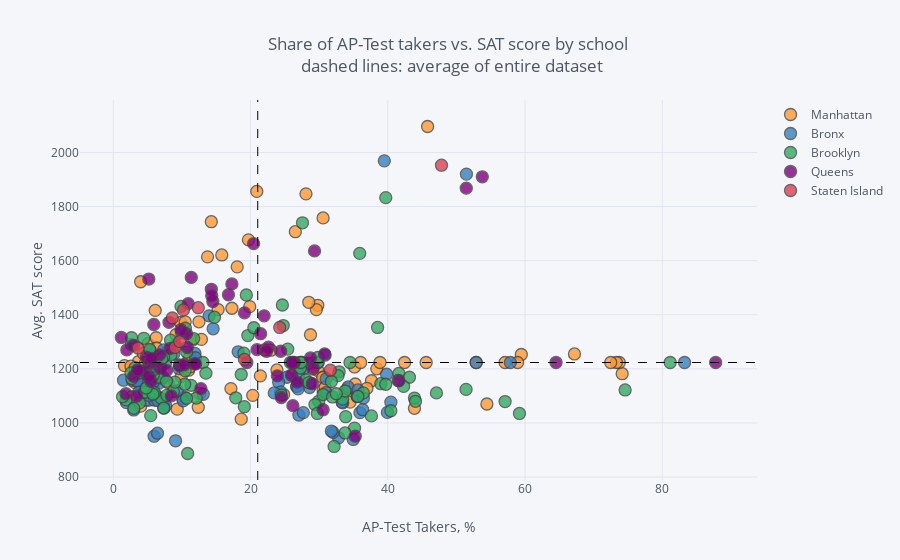

The notebook cell saved with this chart:
### Code cell
print('Interactive Map - Share of AP-Test takers vs. SAT score by school')
# build scatter plot investigating correlation between share of AP-Test takers and SAT-score
with warnings.catch_warnings(): # to catch FutureWarning about np.module being used in pandas
    warnings.filterwarnings("ignore",category=FutureWarning)
    combined.iplot(
        x='ap_per',
        y='sat_score',
        categories='boro',
        text="SCHOOL NAME",
        vline= {"x":combined["ap_per"].mean(),
                "color":"#000000",
                "dash": "dash"
               },
        hline={"y":combined["sat_score"].mean(),
               "color":"#000000",
               "dash": "dash"
              },
        xTitle='AP-Test Takers, %',
        yTitle='Avg. SAT score',
        title='Share of AP-Test takers vs. SAT score by school <br> dashed lines: average of entire dataset'
    )

### Figure 1 — Plotly figure (JSON) as saved in the notebook; plotly's stock layout.template omitted (floating-point values rounded to 4 significant figures)
{"data": [{"marker": {"color": "rgba(255, 153, 51, 1.0)", "line": {"width": 1.3}, "opacity": 0.8, "size": 12, "symbol": "circle"}, "mode": "markers", "name": "Manhattan", "text": ["HENRY STREET SCHOOL FOR INTERNATIONAL STUDIES", "UNIVERSITY NEIGHBORHOOD HIGH SCHOOL", "EAST SIDE COMMUNITY SCHOOL", "MARTA VALLE HIGH SCHOOL", "NEW EXPLORATIONS INTO SCIENCE, TECHNOLOGY AND MATH HIGH SCHOOL", "BARD HIGH SCHOOL EARLY COLLEGE", "47 THE AMERICAN SIGN LANGUAGE AND ENGLISH SECONDARY SCHOOL", "FOOD AND FINANCE HIGH SCHOOL", "ESSEX STREET ACADEMY", "HIGH SCHOOL OF HOSPITALITY MANAGEMENT", "PACE HIGH SCHOOL", "URBAN ASSEMBLY SCHOOL OF DESIGN AND CONSTRUCTION, THE", "FACING HISTORY SCHOOL, THE", "URBAN ASSEMBLY ACADEMY OF GOVERNMENT AND LAW, THE", "LOWER MANHATTAN ARTS ACADEMY", "URBAN ASSEMBLY SCHOOL OF BUSINESS FOR YOUNG WOMEN, THE", "GRAMERCY ARTS HIGH SCHOOL", "NYC ISCHOOL", "MANHATTAN BUSINESS ACADEMY", "BUSINESS OF SPORTS SCHOOL", "THE HIGH SCHOOL FOR LANGUAGE AND DIPLOMACY", "HIGH SCHOOL FOR ENVIRONMENTAL STUDIES", "PROFESSIONAL PERFORMING ARTS HIGH SCHOOL", "BARUCH COLLEGE CAMPUS HIGH SCHOOL", "N.Y.C. LAB SCHOOL FOR COLLABORATIVE STUDIES", "N.Y.C. MUSEUM SCHOOL", "ELEANOR ROOSEVELT HIGH SCHOOL", "MILLENNIUM HIGH SCHOOL", "LANDMARK HIGH SCHOOL", "HIGH SCHOOL FOR HEALTH PROFESSIONS AND HUMAN SERVICES", "LEADERSHIP AND PUBLIC SERVICE HIGH SCHOOL", "MANHATTAN ACADEMY FOR ARTS & LANGUAGE", "HUDSON HIGH SCHOOL OF LEARNING TECHNOLOGIES", "INTERNATIONAL HIGH SCHOOL AT UNION SQUARE", "MANHATTAN VILLAGE ACADEMY", "VANGUARD HIGH SCHOOL", "MANHATTAN INTERNATIONAL HIGH SCHOOL", "STUYVESANT HIGH SCHOOL", "HIGH SCHOOL OF ECONOMICS AND FINANCE", "UNITY CENTER FOR URBAN TECHNOLOGIES", "TALENT UNLIMITED HIGH SCHOOL", "MURRY BERGTRAUM HIGH SCHOOL FOR BUSINESS CAREERS", "JACQUELINE KENNEDY ONASSIS HIGH SCHOOL", "REPERTORY COMPANY HIGH SCHOOL FOR THEATRE ARTS", "MANHATTAN BRIDGES HIGH SCHOOL", "NEW DESIGN HIGH SCHOOL", "HIGH SCHOOL FOR DUAL LANGUAGE AND ASIAN STUDIES", "THE URBAN ASSEMBLY NEW YORK HARBOR SCHOOL", "RICHARD R. GREEN HIGH SCHOOL OF TEACHING", "THE HIGH SCHOOL OF FASHION INDUSTRIES", "HUMANITIES PREPARATORY ACADEMY", "CHELSEA CAREER AND TECHNICAL EDUCATION HIGH SCHOOL", "ART AND DESIGN HIGH SCHOOL", "LIFE SCIENCES SECONDARY SCHOOL", "HIGH SCHOOL FOR ARTS, IMAGINATION AND INQUIRY", "URBAN ASSEMBLY SCHOOL FOR MEDIA STUDIES, THE", "THE URBAN ASSEMBLY SCHOOL FOR GREEN CAREERS", "THE GLOBAL LEARNING COLLABORATIVE", "WADLEIGH SECONDARY SCHOOL FOR THE PERFORMING & VISUAL ARTS", "FRANK MCCOURT HIGH SCHOOL", "BEACON HIGH SCHOOL", "FIORELLO H. LAGUARDIA HIGH SCHOOL OF MUSIC & ART AND PERFORMING ARTS", "HIGH SCHOOL FOR LAW, ADVOCACY AND COMMUNITY JUSTICE", "HIGH SCHOOL OF ARTS AND TECHNOLOGY", "MANHATTAN / HUNTER SCIENCE HIGH SCHOOL", "FREDERICK DOUGLASS ACADEMY II SECONDARY SCHOOL", "COALITION SCHOOL FOR SOCIAL CHANGE", "MANHATTAN CENTER FOR SCIENCE AND MATHEMATICS", "PARK EAST HIGH SCHOOL", "CENTRAL PARK EAST HIGH SCHOOL", "YOUNG WOMEN'S LEADERSHIP SCHOOL", "YOUNG WOMEN'S LEADERSHIP SCHOOL", "HERITAGE SCHOOL, THE", "MOTT HALL HIGH SCHOOL", "COLUMBIA SECONDARY SCHOOL FOR MATH, SCIENCE, AND ENGINEERING", "ACADEMY FOR SOCIAL ACTION: A COLLEGE BOARD SCHOOL", "URBAN ASSEMBLY SCHOOL FOR THE PERFORMING ARTS", "FREDERICK DOUGLASS ACADEMY", "THURGOOD MARSHALL ACADEMY FOR LEARNING AND SOCIAL CHANGE", "HIGH SCHOOL FOR MATHEMATICS, SCIENCE AND ENGINEERING AT CITY COLLEGE", "CITY COLLEGE ACADEMY OF THE ARTS", "COMMUNITY HEALTH ACADEMY OF THE HEIGHTS", "WASHINGTON HEIGHTS EXPEDITIONARY LEARNING SCHOOL", "HIGH SCHOOL FOR EXCELLENCE AND INNOVATION", "HIGH SCHOOL FOR INTERNATIONAL BUSINESS AND FINANCE", "HIGH SCHOOL FOR MEDIA AND COMMUNICATIONS", "HIGH SCHOOL FOR LAW AND PUBLIC SERVICE", "HIGH SCHOOL FOR HEALTH CAREERS AND SCIENCES", "A. PHILIP RANDOLPH CAMPUS HIGH SCHOOL", "GREGORIO LUPERON HIGH SCHOOL FOR SCIENCE AND MATHEMATICS"], "textfont": {"color": "#4D5663"}, "type": "scatter", "x": [30.58, 9.898, 3.177, 35.16, 15.81, 20.91, 74.15, 29.8, 37.62, 30.79, 5.072, 22.97, 9.313, 8.013, 38.4, 34.13, 26.07, 29.8, 38.86, 42.44, 52.88, 15.28, 3.984, 18.06, 19.69, 29.59, 30.57, 13.74, 30.65, 11.54, 11.53, 73.73, 57.09, 73.31, 9.79, 29.06, 3.692, 45.8, 12.48, 54.44, 6.11, 5.692, 11.05, 59.46, 12.38, 30.5, 17.28, 1.628, 10.98, 4.378, 67.2, 11.16, 6.25, 6.974, 30.87, 35.25, 45.59, 36.04, 12.6, 58.92, 14.29, 26.53, 23.85, 6.302, 28.48, 2.663, 5.158, 19.88, 36.97, 29.0, 9.131, 28.74, 43.89, 2.582, 27.22, 4, 34.5, 10.48, 6.379, 28.08, 22.02, 24.81, 21.43, 72.49, 17.14, 6.469, 20.32, 4.713, 12.84, 18.64], "y": [1122, 1172, 1149, 1207, 1621, 1856, 1182, 1194, 1156, 1111, 1293, 1269, 1051, 1148, 1200, 1127, 1176, 1435, 1223.0, 1223.0, 1223.0, 1419, 1522, 1577, 1677, 1419, 1758, 1614, 1170, 1306, 1233, 1223.0, 1223.0, 1223.0, 1372, 1199, 1227, 2096, 1374, 1070, 1416, 1240, 1239, 1253, 1058, 1168, 1424, 1212, 1195, 1257, 1255, 1207, 1315, 1236, 1132, 1144, 1223.0, 1223.0, 1109, 1223.0, 1744, 1707, 1196, 1277, 1446, 1096, 1084, 1430, 1128, 1221, 1326, 1326, 1054, 1210, 1223.0, 1062, 1077, 1374, 1202, 1847, 1270, 1105, 1174, 1223.0, 1127, 1098, 1102, 1224, 1309, 1014]}, {"marker": {"color": "rgba(55, 128, 191, 1.0)", "line": {"width": 1.3}, "opacity": 0.8, "size": 12, "symbol": "circle"}, "mode": "markers", "name": "Bronx", "text": ["SOUTH BRONX PREPARATORY: A COLLEGE BOARD SCHOOL", "INTERNATIONAL COMMUNITY HIGH SCHOOL", "COMMUNITY SCHOOL FOR SOCIAL JUSTICE", "MOTT HAVEN VILLAGE PREPARATORY HIGH SCHOOL", "UNIVERSITY HEIGHTS SECONDARY SCHOOL", "HOSTOSsLINCOLN ACADEMY OF SCIENCE", "FOREIGN LANGUAGE ACADEMY OF GLOBAL STUDIES", "BRONX LEADERSHIP ACADEMY II HIGH SCHOOL", "NEW EXPLORERS HIGH SCHOOL", "URBAN ASSEMBLY SCHOOL FOR CAREERS IN SPORTS", "BRONX ACADEMY OF LETTERS", "ALFRED E. SMITH CAREER AND TECHNICAL EDUCATION HIGH SCHOOL", "HEALTH OPPORTUNITIES HIGH SCHOOL", "BRONX STUDIO SCHOOL FOR WRITERS AND ARTISTS", "WOMEN'S ACADEMY OF EXCELLENCE", "RENAISSANCE HIGH SCHOOL FOR MUSICAL THEATER & TECHNOLOGY", "PABLO NERUDA ACADEMY FOR ARCHITECTURE AND WORLD STUDIES", "MILLENNIUM ART ACADEMY", "HOLCOMBE L. RUCKER SCHOOL OF COMMUNITY RESEARCH", "ANTONIA PANTOJA PREPARATORY ACADEMY, A COLLEGE BOARD SCHOOL", "HERBERT H. LEHMAN HIGH SCHOOL", "BRONX BRIDGES HIGH SCHOOL", "FELISA RINCON DE GAUTIER INSTITUTE FOR LAW AND PUBLIC POLICY, THE", "BANANA KELLY HIGH SCHOOL", "BRONX EXPEDITIONARY LEARNING HIGH SCHOOL", "EAGLE ACADEMY FOR YOUNG MEN", "URBAN ASSEMBLY SCHOOL FOR APPLIED MATH AND SCIENCE, THE", "EXIMIUS COLLEGE PREPARATORY ACADEMY: A COLLEGE BOARD SCHOOL", "MOTT HALL BRONX HIGH SCHOOL", "BRONX CENTER FOR SCIENCE AND MATHEMATICS", "VALIDUS PREPARATORY ACADEMY: AN EXPEDITIONARY LEARNING SCHOOL", "LEADERSHIP INSTITUTE", "MORRIS ACADEMY FOR COLLABORATIVE STUDIES", "BRONX EARLY COLLEGE ACADEMY FOR TEACHING & LEARNING", "DREAMYARD PREPARATORY SCHOOL", "ACADEMY FOR LANGUAGE AND TECHNOLOGY", "BRONX INTERNATIONAL HIGH SCHOOL", "SCHOOL FOR EXCELLENCE", "BRONX HIGH SCHOOL OF BUSINESS", "BRONX HIGH SCHOOL FOR MEDICAL SCIENCE", "BRONX SCHOOL FOR LAW, GOVERNMENT AND JUSTICE", "FREDERICK DOUGLASS ACADEMY III SECONDARY SCHOOL", "BRONX LEADERSHIP ACADEMY HIGH SCHOOL", "HIGH SCHOOL FOR VIOLIN AND DANCE", "RIVERDALE / KINGSBRIDGE ACADEMY (MIDDLE SCHOOL / HIGH SCHOOL 141)", "BRONX ENGINEERING AND TECHNOLOGY ACADEMY", "THEATRE ARTS PRODUCTION COMPANY SCHOOL", "THE MARIE CURIE SCHOOL FOR MEDICINE, NURSING, AND HEALTH PROFESSIONS", "WEST BRONX ACADEMY FOR THE FUTURE", "KINGSBRIDGE INTERNATIONAL HIGH SCHOOL", "BRONX SCHOOL OF LAW AND FINANCE", "INTERNATIONAL SCHOOL FOR LIBERAL ARTS", "INsTECH ACADEMY (M.S. / HIGH SCHOOL 368)", "KNOWLEDGE AND POWER PREPARATORY ACADEMY INTERNATIONAL HIGH SCHOOL (KAPPA)", "HIGH SCHOOL FOR TEACHING AND THE PROFESSIONS", "BELMONT PREPARATORY HIGH SCHOOL", "FORDHAM HIGH SCHOOL FOR THE ARTS", "FORDHAM LEADERSHIP ACADEMY FOR BUSINESS AND TECHNOLOGY", "BRONX HIGH SCHOOL FOR LAW AND COMMUNITY SERVICE", "DEWITT CLINTON HIGH SCHOOL", "CELIA CRUZ BRONX HIGH SCHOOL OF MUSIC, THE", "BRONX HIGH SCHOOL OF SCIENCE", "MARBLE HILL HIGH SCHOOL FOR INTERNATIONAL STUDIES", "BRONX THEATRE HIGH SCHOOL", "DISCOVERY HIGH SCHOOL", "HIGH SCHOOL OF AMERICAN STUDIES AT LEHMAN COLLEGE", "BRONX HEALTH SCIENCES HIGH SCHOOL", "BRONX HIGH SCHOOL FOR WRITING AND COMMUNICATION ARTS", "BRONX LAB SCHOOL", "ACADEMY FOR SCHOLARSHIP AND ENTREPRENEURSHIP: A COLLEGE BOARD SCHOOL", "HIGH SCHOOL OF COMPUTERS AND TECHNOLOGY", "COLLEGIATE INSTITUTE FOR MATH AND SCIENCE", "BRONX ACADEMY OF HEALTH CAREERS", "ASTOR COLLEGIATE ACADEMY", "BRONX HIGH SCHOOL FOR THE VISUAL ARTS", "HARRY S TRUMAN HIGH SCHOOL", "NEW WORLD HIGH SCHOOL", "THE BRONXWOOD PREPARATORY ACADEMY", "PELHAM PREPARATORY ACADEMY", "HIGH SCHOOL FOR CONTEMPORARY ARTS", "BRONX AEROSPACE HIGH SCHOOL", "METROPOLITAN HIGH SCHOOL, THE", "EXPLORATIONS ACADEMY", "BRONX LATIN", "EAST BRONX ACADEMY FOR THE FUTURE", "PEACE AND DIVERSITY ACADEMY", "PAN AMERICAN INTERNATIONAL HIGH SCHOOL AT MONROE", "THE CINEMA SCHOOL", "BRONX CAREER AND COLLEGE PREPARATORY HIGH SCHOOL", "HIGH SCHOOL OF WORLD CULTURES", "FANNIE LOU HAMER FREEDOM HIGH SCHOOL", "WINGS ACADEMY", "MONROE ACADEMY FOR VISUAL ARTS & DESIGN"], "textfont": {"color": "#4D5663"}, "type": "scatter", "x": [10.13, 32.83, 40.45, 35.55, 27.75, 11.9, 4.18, 5.976, 4.7, 27.05, 9.55, 1.491, 10.39, 25.81, 5.541, 4.691, 35.94, 7.056, 6.006, 29.87, 11.97, 83.24, 35.55, 28.61, 36.35, 5.818, 2.64, 25.28, 36.45, 13.96, 1.918, 7.391, 28.67, 26.17, 4.298, 5.952, 32.02, 33.43, 6.484, 28.36, 5.898, 4.887, 5.674, 39.95, 9.948, 24.1, 3.244, 2.778, 3.931, 6.439, 4.976, 9.076, 3.552, 39.82, 13.11, 7.617, 33.34, 9.313, 10.19, 8.8, 7.329, 39.5, 18.2, 7.64, 24.39, 51.46, 34.23, 6.635, 26.77, 3.96, 23.46, 14.55, 26.71, 7.229, 5.383, 5.809, 2.985, 31.02, 9.073, 26.94, 31.02, 7.375, 35.64, 30.87, 5.17, 3.463, 31.78, 57.86, 52.88, 34.97, 27.05, 3.717, 27.69], "y": [1090, 945, 1077, 1097, 1201, 1257, 1186, 1103, 1084, 1181, 1201, 1158, 1095, 1223.0, 1171, 1158, 1038, 1164, 1084, 1223.0, 1241, 1223.0, 1099, 1131, 1049, 1134, 1290, 1169, 1092, 1396, 1075, 1081, 1148, 1223.0, 1138, 951, 965, 1074, 1083, 1221, 1224, 1121, 1166, 1039, 1333, 1150, 1190, 1157, 1158, 962, 1182, 934, 1181, 1180, 1106, 1222, 1077, 1119, 1082, 1255, 1270, 1969, 1263, 1064, 1115, 1920, 1133, 1147, 1135, 1141, 1111, 1348, 1135, 1169, 1268, 1151, 1048, 1112, 1288, 1126, 1163, 1055, 1122, 1251, 1102, 1155, 970, 1223.0, 1223.0, 939, 1029, 1114, 1038]}, {"marker": {"color": "rgba(50, 171, 96, 1.0)", "line": {"width": 1.3}, "opacity": 0.8, "size": 12, "symbol": "circle"}, "mode": "markers", "name": "Brooklyn", "text": ["DR. SUSAN S. MCKINNEY SECONDARY SCHOOL OF THE ARTS", "URBAN ASSEMBLY HIGH SCHOOL OF MUSIC AND ART", "BROOKLYN COMMUNITY HIGH SCHOOL OF COMMUNICATION, ARTS AND MEDIA", "SCIENCE SKILLS CENTER HIGH SCHOOL FOR SCIENCE, TECHNOLOGY AND THE CREATIVE ARTS", "BROOKLYN TECHNICAL HIGH SCHOOL", "BROOKLYN INTERNATIONAL HIGH SCHOOL", "THE URBAN ASSEMBLY SCHOOL FOR LAW AND JUSTICE", "ACORN COMMUNITY HIGH SCHOOL", "URBAN ASSEMBLY INSTITUTE OF MATH AND SCIENCE FOR YOUNG WOMEN", "BEDFORD ACADEMY HIGH SCHOOL", "GEORGE WESTINGHOUSE CAREER AND TECHNICAL EDUCATION HIGH SCHOOL", "BENJAMIN BANNEKER ACADEMY", "CITY POLYTECHNIC HIGH SCHOOL OF ENGINEERING, ARCHITECTURE, AND TECHNOLOGY", "JUAN MOREL CAMPOS SECONDARY SCHOOL", "FOUNDATIONS ACADEMY", "BROOKLYN LATIN SCHOOL, THE", "GREEN SCHOOL: AN ACADEMY FOR ENVIRONMENTAL CAREERS", "PROGRESS HIGH SCHOOL FOR PROFESSIONAL CAREERS", "SCHOOL FOR LEGAL STUDIES", "THE HIGH SCHOOL FOR ENTERPRISE, BUSINESS AND TECHNOLOGY", "BROOKLYN PREPARATORY HIGH SCHOOL", "WILLIAMSBURG HIGH SCHOOL FOR ARCHITECTURE AND DESIGN", "WILLIAMSBURG PREPARATORY SCHOOL", "LYONS COMMUNITY SCHOOL", "AUTOMOTIVE HIGH SCHOOL", "FRANCES PERKINS ACADEMY", "EL PUENTE ACADEMY FOR PEACE AND JUSTICE", "BROOKLYN SCHOOL FOR GLOBAL STUDIES", "BROOKLYN SECONDARY SCHOOL FOR COLLABORATIVE STUDIES", "SECONDARY SCHOOL FOR LAW", "SECONDARY SCHOOL FOR JOURNALISM", "PARK SLOPE COLLEGIATE", "SCHOOL FOR INTERNATIONAL STUDIES", "COBBLE HILL SCHOOL OF AMERICAN STUDIES", "BROOKLYN HIGH SCHOOL OF THE ARTS", "SUNSET PARK HIGH SCHOOL", "FREDERICK DOUGLASS ACADEMY IV SECONDARY SCHOOL", "BOYS AND GIRLS HIGH SCHOOL", "BROOKLYN HIGH SCHOOL FOR LAW AND TECHNOLOGY", "THE BROOKLYN ACADEMY OF GLOBAL FINANCE", "ACADEMY FOR COLLEGE PREPARATION AND CAREER EXPLORATION: A COLLEGE BOARD SCHOOL", "ACADEMY OF HOSPITALITY AND TOURISM", "INTERNATIONAL HIGH SCHOOL AT PROSPECT HEIGHTS", "THE HIGH SCHOOL FOR GLOBAL CITIZENSHIP", "SCHOOL FOR HUMAN RIGHTS, THE", "SCHOOL FOR DEMOCRACY AND LEADERSHIP", "HIGH SCHOOL FOR YOUTH AND COMMUNITY DEVELOPMENT AT ERASMUS", "HIGH SCHOOL FOR SERVICE & LEARNING AT ERASMUS", "SCIENCE, TECHNOLOGY AND RESEARCH EARLY COLLEGE HIGH SCHOOL AT ERASMUS", "HIGH SCHOOL FOR PUBLIC SERVICE: HEROES OF TOMORROW", "BROOKLYN ACADEMY OF SCIENCE AND THE ENVIRONMENT", "BROOKLYN SCHOOL FOR MUSIC & THEATRE", "MEDGAR EVERS COLLEGE PREPARATORY SCHOOL", "CLARA BARTON HIGH SCHOOL", "IT TAKES A VILLAGE ACADEMY", "BROOKLYN GENERATION SCHOOL", "BROOKLYN THEATRE ARTS HIGH SCHOOL", "KURT HAHN EXPEDITIONARY LEARNING SCHOOL", "VICTORY COLLEGIATE HIGH SCHOOL", "ARTS & MEDIA PREPARATORY ACADEMY", "HIGH SCHOOL FOR INNOVATION IN ADVERTISING AND MEDIA", "CULTURAL ACADEMY FOR THE ARTS AND SCIENCES", "HIGH SCHOOL FOR MEDICAL PROFESSIONS", "ACADEMY FOR CONSERVATION AND THE ENVIRONMENT", "URBAN ACTION ACADEMY", "EAST NEW YORK FAMILY ACADEMY", "FDNY HIGH SCHOOL FOR FIRE AND LIFE SAFETY", "HIGH SCHOOL FOR CIVIL RIGHTS", "PERFORMING ARTS AND TECHNOLOGY HIGH SCHOOL", "WORLD ACADEMY FOR TOTAL COMMUNITY HEALTH HIGH SCHOOL", "MULTICULTURAL HIGH SCHOOL", "TRANSIT TECH CAREER AND TECHNICAL EDUCATION HIGH SCHOOL", "ACADEMY OF INNOVATIVE TECHNOLOGY", "BROOKLYN LAB SCHOOL", "CYPRESS HILLS COLLEGIATE PREPARATORY SCHOOL", "W. H. MAXWELL CAREER AND TECHNICAL EDUCATION HIGH SCHOOL", "THE SCHOOL FOR CLASSICS: AN ACADEMY OF THINKERS, WRITERS AND PERFORMERS", "NEW UTRECHT HIGH SCHOOL", "HIGH SCHOOL OF TELECOMMUNICATION ARTS AND TECHNOLOGY", "FORT HAMILTON HIGH SCHOOL", "FRANKLIN DELANO ROOSEVELT HIGH SCHOOL", "THE URBAN ASSEMBLY SCHOOL FOR CRIMINAL JUSTICE", "INTERNATIONAL HIGH SCHOOL AT LAFAYETTE", "RACHEL CARSON HIGH SCHOOL FOR COASTAL STUDIES", "HIGH SCHOOL OF SPORTS MANAGEMENT", "ABRAHAM LINCOLN HIGH SCHOOL", "KINGSBOROUGH EARLY COLLEGE SCHOOL", "EDWARD R. MURROW HIGH SCHOOL", "JOHN DEWEY HIGH SCHOOL", "LIFE ACADEMY HIGH SCHOOL FOR FILM AND MUSIC", "EXPEDITIONARY LEARNING SCHOOL FOR COMMUNITY LEADERS", "WILLIAM E. GRADY CAREER AND TECHNICAL EDUCATION HIGH SCHOOL", "BROOKLYN STUDIO SECONDARY SCHOOL", "MIDWOOD HIGH SCHOOL", "JAMES MADISON HIGH SCHOOL", "LEON M. GOLDSTEIN HIGH SCHOOL FOR THE SCIENCES", "BROOKLYN COLLEGE ACADEMY", "BROOKLYN COLLEGIATE: A COLLEGE BOARD SCHOOL", "FREDERICK DOUGLASS ACADEMY VII HIGH SCHOOL", "TEACHERS PREPARATORY HIGH SCHOOL", "ACADEMY FOR ENVIRONMENTAL LEADERSHIP", "EBC HIGH SCHOOL FOR PUBLIC SERVICE–BUSHWICK", "BUSHWICK SCHOOL FOR SOCIAL JUSTICE", "ACADEMY OF URBAN PLANNING", "ALL CITY LEADERSHIP SECONDARY SCHOOL", "BUSHWICK LEADERS HIGH SCHOOL FOR ACADEMIC EXCELLENCE"], "textfont": {"color": "#4D5663"}, "type": "scatter", "x": [3.837, 29.94, 4.545, 10.06, 39.7, 35.16, 6.889, 8.755, 27.51, 11.72, 3.776, 14.75, 38.52, 1.85, 29.79, 27.57, 32.92, 4.682, 3.162, 9.631, 7.0, 6, 5.373, 24.48, 17.85, 74.58, 59.19, 36.45, 18.65, 27.28, 6.548, 32.75, 6.173, 3.771, 19.03, 13.06, 29.39, 1.349, 12.1, 81.15, 11.33, 40.45, 32.18, 5.831, 33.43, 31.78, 5.455, 30.58, 24.77, 25.42, 10.4, 8.981, 24.64, 8.396, 33.78, 38.98, 33.78, 43.89, 39.7, 44.04, 41.62, 43.15, 28.05, 47.09, 42.3, 29.8, 33.87, 2.993, 28.48, 5.789, 10.84, 10.48, 31.94, 32.5, 4.805, 7.797, 41.49, 5.311, 19.61, 8.351, 7.336, 34.5, 37.62, 7.069, 2.703, 5.125, 27.34, 9.871, 10.7, 51.41, 57.09, 13.5, 4.452, 19.39, 10.5, 35.91, 20.48, 2.586, 10.68, 5.83, 35.64, 7.756, 29.73, 19.1, 2.662, 7.359], "y": [1074, 1080, 1114, 1211, 1833, 981, 1206, 1116, 1223.0, 1312, 1189, 1391, 1353, 1085, 1223.0, 1740, 1189, 1114, 1204, 1215, 1090, 1112, 1187, 1103, 1093, 1122, 1035, 1111, 1179, 1203, 1169, 1175, 1212, 1185, 1258, 1223.0, 1068, 1097, 1092, 1223.0, 1139, 1045, 913, 1176, 1088, 1153, 1027, 1105, 1360, 1273, 1143, 1151, 1436, 1251, 963, 1145, 1118, 1092, 1143, 1080, 1183, 1169, 1159, 1111, 1135, 1242, 1023, 1054, 1149, 1106, 887, 1193, 1096, 1108, 1129, 1102, 1157, 1272, 1323, 1306, 1244, 1223.0, 1026, 1237, 1164, 1226, 1223.0, 1431, 1262, 1124, 1079, 1184, 1313, 1473, 1350, 1627, 1352, 1185, 1091, 1196, 1098, 1154, 1035, 1060, 1315, 1055]}, {"marker": {"color": "rgba(128, 0, 128, 1.0)", "line": {"width": 1.3}, "opacity": 0.8, "size": 12, "symbol": "circle"}, "mode": "markers", "name": "Queens", "text": ["ACADEMY OF FINANCE AND ENTERPRISE", "HIGH SCHOOL OF APPLIED COMMUNICATION", "CIVIC LEADERSHIP ACADEMY", "PAN AMERICAN INTERNATIONAL HIGH SCHOOL", "BARD HIGH SCHOOL EARLY COLLEGE II", "NEWTOWN HIGH SCHOOL", "GROVER CLEVELAND HIGH SCHOOL", "MIDDLE COLLEGE HIGH SCHOOL AT LAGUARDIA COMMUNITY COLLEGE", "INTERNATIONAL HIGH SCHOOL AT LAGUARDIA COMMUNITY COLLEGE", "HIGH SCHOOL FOR ARTS AND BUSINESS", "ROBERT F. WAGNER, JR. SECONDARY SCHOOL FOR ARTS AND TECHNOLOGY", "QUEENS VOCATIONAL AND TECHNICAL HIGH SCHOOL", "AVIATION CAREER & TECHNICAL EDUCATION HIGH SCHOOL", "QUEENS SCHOOL OF INQUIRY, THE", "FLUSHING INTERNATIONAL HIGH SCHOOL", "EASTsWEST SCHOOL OF INTERNATIONAL STUDIES", "WORLD JOURNALISM PREPARATORY: A COLLEGE BOARD SCHOOL", "JOHN BOWNE HIGH SCHOOL", "FLUSHING HIGH SCHOOL", "TOWNSEND HARRIS HIGH SCHOOL", "ROBERT F. KENNEDY COMMUNITY HIGH SCHOOL", "BENJAMIN N. CARDOZO HIGH SCHOOL", "FRANCIS LEWIS HIGH SCHOOL", "MARTIN VAN BUREN HIGH SCHOOL", "BAYSIDE HIGH SCHOOL", "QUEENS HIGH SCHOOL OF TEACHING, LIBERAL ARTS AND THE SCIENCES", "FREDERICK DOUGLASS ACADEMY VI HIGH SCHOOL", "CHANNEL VIEW SCHOOL FOR RESEARCH", "QUEENS HIGH SCHOOL FOR INFORMATION, RESEARCH, AND TECHNOLOGY", "ROBERT H. GODDARD HIGH SCHOOL OF COMMUNICATION ARTS AND TECHNOLOGY", "ACADEMY OF MEDICAL TECHNOLOGY: A COLLEGE BOARD SCHOOL", "SCHOLARS' ACADEMY", "AUGUST MARTIN HIGH SCHOOL", "RICHMOND HILL HIGH SCHOOL", "JOHN ADAMS HIGH SCHOOL", "HIGH SCHOOL FOR CONSTRUCTION TRADES, ENGINEERING AND ARCHITECTURE", "YORK EARLY COLLEGE ACADEMY", "QUEENS COLLEGIATE: A COLLEGE BOARD SCHOOL", "HILLSIDE ARTS & LETTERS ACADEMY", "FOREST HILLS HIGH SCHOOL", "HILLCREST HIGH SCHOOL", "THOMAS A. EDISON CAREER AND TECHNICAL EDUCATION HIGH SCHOOL", "QUEENS GATEWAY TO HEALTH SCIENCES SECONDARY SCHOOL", "QUEENS METROPOLITAN HIGH SCHOOL", "QUEENS HIGH SCHOOL FOR THE SCIENCES AT YORK COLLEGE", "HIGH SCHOOL FOR LAW ENFORCEMENT AND PUBLIC SAFETY", "YOUNG WOMEN'S LEADERSHIP SCHOOL, QUEENS", "QUEENS PREPARATORY ACADEMY", "PATHWAYS COLLEGE PREPARATORY SCHOOL: A COLLEGE BOARD SCHOOL", "EXCELSIOR PREPARATORY HIGH SCHOOL", "GEORGE WASHINGTON CARVER HIGH SCHOOL FOR THE SCIENCES", "PREPARATORY ACADEMY FOR WRITERS: A COLLEGE BOARD SCHOOL", "CAMBRIA HEIGHTS ACADEMY", "MATHEMATICS, SCIENCE RESEARCH AND TECHNOLOGY MAGNET HIGH SCHOOL", "HUMANITIES & ARTS MAGNET HIGH SCHOOL", "YOUNG WOMEN'S LEADERSHIP SCHOOL, ASTORIA", "ACADEMY FOR CAREERS IN TELEVISION AND FILM", "WILLIAM CULLEN BRYANT HIGH SCHOOL", "LONG ISLAND CITY HIGH SCHOOL", "FRANK SINATRA SCHOOL OF THE ARTS HIGH SCHOOL", "INFORMATION TECHNOLOGY HIGH SCHOOL", "NEWCOMERS HIGH SCHOOL", "ACADEMY OF AMERICAN STUDIES", "BACCALAUREATE SCHOOL FOR GLOBAL EDUCATION"], "textfont": {"color": "#4D5663"}, "type": "scatter", "x": [22.62, 11.86, 28.74, 35.25, 20.45, 6.765, 9.667, 25.96, 26.17, 23.91, 21.47, 1.974, 5.906, 21.98, 30.58, 20.95, 10.92, 4.809, 10.41, 53.77, 10.68, 17.28, 16.79, 2.971, 14.51, 10.79, 29.0, 6.761, 41.62, 22.32, 24.48, 5.179, 1.846, 5.493, 4.135, 9.848, 26.39, 24.39, 64.51, 19.12, 7.767, 8.126, 11.37, 19.46, 51.44, 3.545, 1.176, 3.401, 5.225, 29.13, 2.954, 8.457, 87.77, 5.34, 26.83, 26.07, 30.79, 8.251, 11.99, 14.29, 5.562, 12.77, 14.35, 29.32], "y": [1280, 1219, 1240, 951, 1663, 1203, 1211, 1177, 1064, 1174, 1330, 1270, 1364, 1396, 1049, 1271, 1441, 1243, 1216, 1910, 1330, 1514, 1474, 1172, 1449, 1279, 1145, 1252, 1156, 1265, 1094, 1532, 1108, 1154, 1192, 1345, 1223.0, 1265, 1223.0, 1407, 1194, 1372, 1538, 1223.0, 1868, 1196, 1316, 1099, 1173, 1202, 1287, 1100, 1223.0, 1220, 1151, 1223.0, 1255, 1275, 1218, 1494, 1239, 1127, 1470, 1636]}, {"marker": {"color": "rgba(219, 64, 82, 1.0)", "line": {"width": 1.3}, "opacity": 0.8, "size": 12, "symbol": "circle"}, "mode": "markers", "name": "Staten Island", "text": ["CSI HIGH SCHOOL FOR INTERNATIONAL STUDIES", "GAYNOR MCCOWN EXPEDITIONARY LEARNING SCHOOL", "THE MICHAEL J. PETRIDES SCHOOL", "NEW DORP HIGH SCHOOL", "PORT RICHMOND HIGH SCHOOL", "CURTIS HIGH SCHOOL", "TOTTENVILLE HIGH SCHOOL", "SUSAN E. WAGNER HIGH SCHOOL", "RALPH R. MCKEE CAREER AND TECHNICAL EDUCATION HIGH SCHOOL", "STATEN ISLAND TECHNICAL HIGH SCHOOL"], "textfont": {"color": "#4D5663"}, "type": "scatter", "x": [24.25, 31.62, 12.39, 3.612, 9.019, 9.679, 10.22, 8.603, 19.12, 47.83], "y": [1353, 1195, 1426, 1277, 1279, 1301, 1418, 1388, 1235, 1953]}], "layout": {"legend": {"bgcolor": "#F5F6F9", "font": {"color": "#4D5663"}}, "paper_bgcolor": "#F5F6F9", "plot_bgcolor": "#F5F6F9", "shapes": [{"line": {"color": "#000000", "dash": "dash", "width": 1}, "type": "line", "x0": 0, "x1": 1, "xref": "paper", "y0": 1223.0, "y1": 1223.0, "yref": "y"}, {"line": {"color": "#000000", "dash": "dash", "width": 1}, "type": "line", "x0": 21.05, "x1": 21.05, "xref": "x", "y0": 0, "y1": 1, "yref": "paper"}], "title": "Share of AP-Test takers vs. SAT score by school <br> dashed lines: average of entire dataset", "titlefont": {"color": "#4D5663"}, "xaxis": {"gridcolor": "#E1E5ED", "showgrid": true, "tickfont": {"color": "#4D5663"}, "title": "AP-Test Takers, %", "titlefont": {"color": "#4D5663"}, "zerolinecolor": "#E1E5ED"}, "yaxis": {"gridcolor": "#E1E5ED", "showgrid": true, "tickfont": {"color": "#4D5663"}, "title": "Avg. SAT score", "titlefont": {"color": "#4D5663"}, "zerolinecolor": "#E1E5ED"}}}
